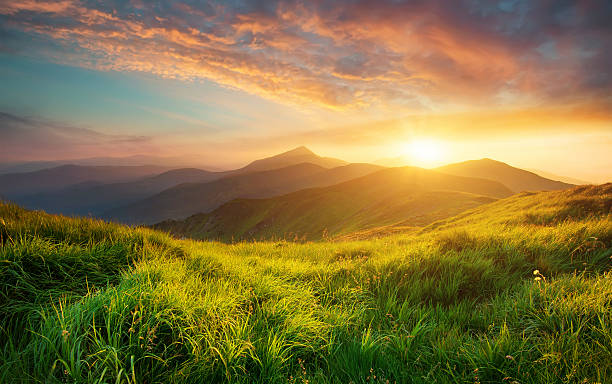
#> input picture sample.jpg, 612 x 384 px
$ python '13.Affine Transformation.py'
#> lines starting #> are read from the running program, lines starting #| are printed output that depends on the picture
import cv2
import numpy as np
image = cv2.imread("sample.jpg")
#> image is the input picture: shape (384, 612, 3); mean B, G, R 66.6, 117.5, 134.5
rows, cols, ch = image.shape
#> rows = 384; cols = 612; ch = 3
pts1 = np.float32([[50, 50], [200, 50], [50, 200]])
pts2 = np.float32([[10, 100], [200, 50], [100, 250]])
matrix = cv2.getAffineTransform(pts1, pts2)
transformed_image = cv2.warpAffine(image, matrix, (cols, rows))
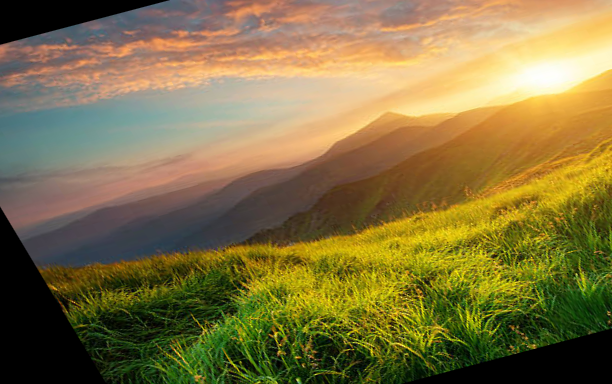
#> transformed_image: shape (384, 612, 3); mean B, G, R 65.6, 114.8, 130.4
cv2.imshow("Original Image", image)
cv2.imshow("Affine Transformed Image", transformed_image)
cv2.imwrite("affine_transformed.jpg", transformed_image)
cv2.waitKey(0)
cv2.destroyAllWindows()

$ run again, with 28 PROGRAM.png saved as sample.jpg
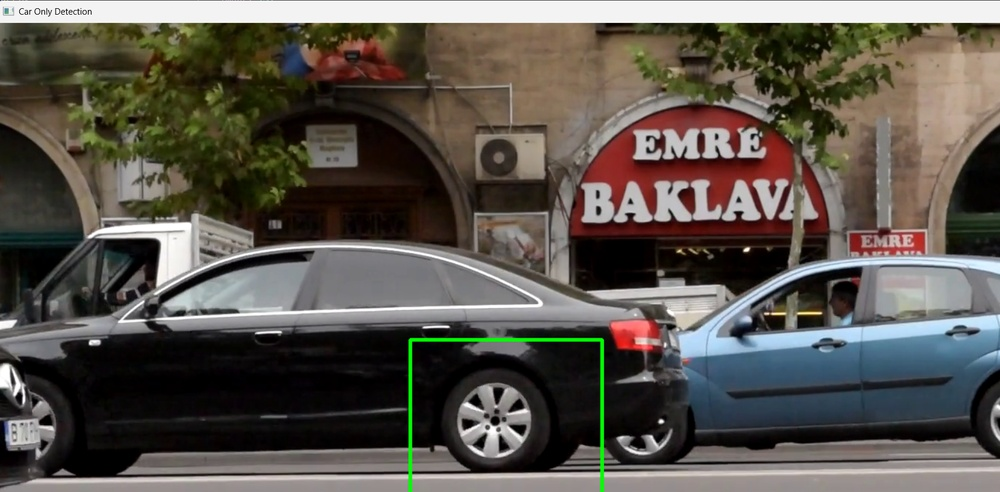
#> input picture 28 PROGRAM.png, 1000 x 492 px, shrunk from 1707 x 839 before the run
#> image is the input picture: shape (492, 1000, 3); mean B, G, R 77.7, 85.1, 90.2
#> `transformed_image = cv2.warpAffine(image, matrix, (cols, rows))`:
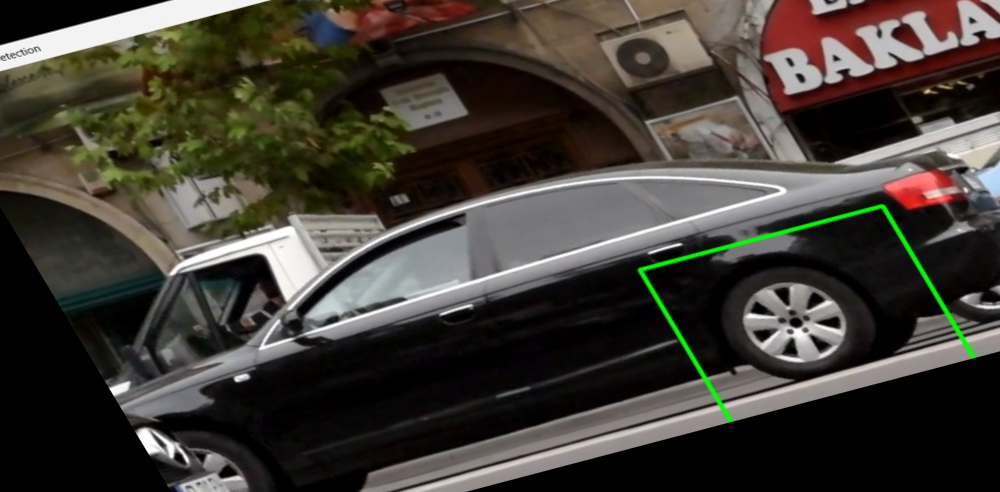
#> transformed_image: shape (492, 1000, 3); mean B, G, R 53.2, 60.3, 64.5
